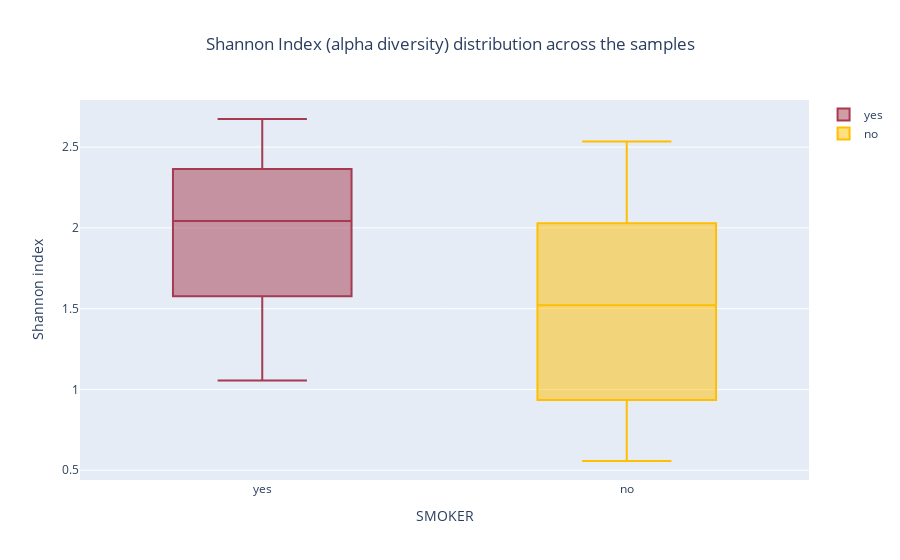

Source (notebook cell):
### Markdown cell above
# Diversity analysis

The Alpha diversity (α-diversity) corresponds to the intra-sample diversity, whereas the Beta diversity (β-diversity) corresponds to the inter-samples diversity.

### Code cell
"""
Alpha-Diversity (at species-level)
"""

from moonstone.analysis.diversity.alpha import ShannonIndex

cdn_species = counts_dataframe_normalized.groupby("species").sum()

alpha_div_instance = ShannonIndex(cdn_species)
alpha_div_instance.diversity_indexes.to_csv(f"ShannonIndex.csv")
grouped_output = alpha_div_instance.analyse_groups(
    metadata_df=metadata_dataframe, group_col="SMOKER",
    stats_test="mann_whitney_u", correction_method="fdr_bh",
    boxpoints="suspectedoutliers", structure_pval="series", sym=False,
    show_pval=False,
)
print(grouped_output["pval"])

### Figure 1 — Plotly figure (JSON) as saved in the notebook; plotly's stock layout.template omitted (floating-point values rounded to 4 significant figures)
{"data": [{"boxpoints": "suspectedoutliers", "marker": {"color": "#A63A50"}, "name": "yes", "text": ["SAMPLE_1", "SAMPLE_2", "SAMPLE_7", "SAMPLE_9", "SAMPLE_11", "SAMPLE_13", "SAMPLE_17", "SAMPLE_18", "SAMPLE_19", "SAMPLE_20", "SAMPLE_21", "SAMPLE_22", "SAMPLE_23", "SAMPLE_26", "SAMPLE_28", "SAMPLE_30"], "type": "box", "x": ["yes", "yes", "yes", "yes", "yes", "yes", "yes", "yes", "yes", "yes", "yes", "yes", "yes", "yes", "yes", "yes"], "y": [2.484, 2.048, 1.357, 1.552, 1.418, 2.674, 2.658, 2.001, 2.524, 2.213, 2.244, 1.055, 2.186, 2.036, 1.602, 1.969]}, {"boxpoints": "suspectedoutliers", "marker": {"color": "#FFBF00"}, "name": "no", "text": ["SAMPLE_3", "SAMPLE_4", "SAMPLE_5", "SAMPLE_6", "SAMPLE_8", "SAMPLE_10", "SAMPLE_12", "SAMPLE_14", "SAMPLE_15", "SAMPLE_16", "SAMPLE_24", "SAMPLE_25", "SAMPLE_27", "SAMPLE_29"], "type": "box", "x": ["no", "no", "no", "no", "no", "no", "no", "no", "no", "no", "no", "no", "no", "no"], "y": [0.9352, 2.494, 1.711, 2.252, 1.764, 2.535, 1.148, 1.415, 1.625, 0.5752, 1.247, 0.5572, 0.7873, 2.029]}], "layout": {"title": {"text": "Shannon Index (alpha diversity) distribution across the samples", "x": 0.5}, "xaxis": {"title": {"text": "SMOKER"}}, "yaxis": {"title": {"text": "Shannon index"}}}}
